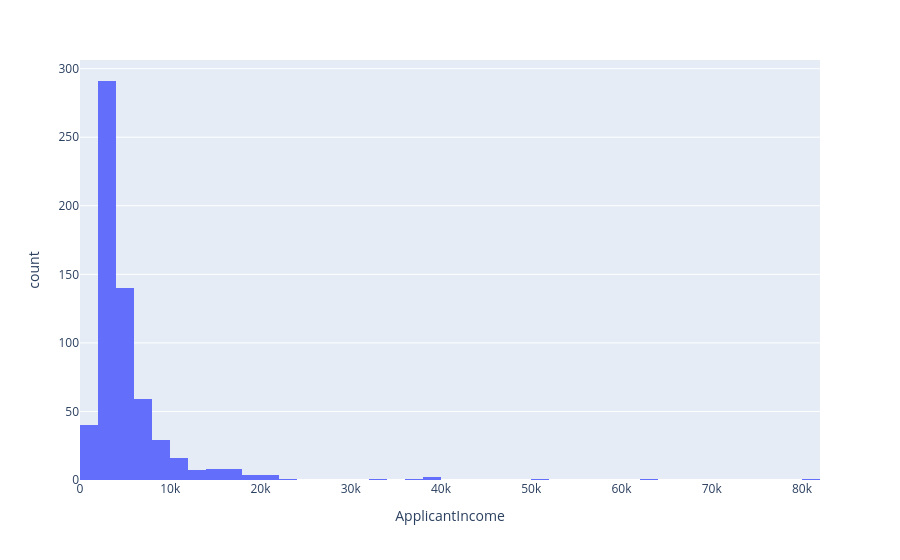

Source (notebook cell):
### Code cell
fig = px.histogram(df_loan, x="ApplicantIncome", nbins=50)
fig.show()

### Figure 1 — Plotly figure (JSON) as saved in the notebook; plotly's stock layout.template omitted (floating-point values rounded to 4 significant figures; data arrays with more than 128 entries replaced by an {"elided": "..."} marker saying what was removed)
{"data": [{"bingroup": "x", "hovertemplate": "ApplicantIncome=%{x}<br>count=%{y}<extra></extra>", "legendgroup": "", "marker": {"color": "#636efa", "pattern": {"shape": ""}}, "name": "", "nbinsx": 50, "orientation": "v", "showlegend": false, "type": "histogram", "x": {"elided": "614 int values"}, "xaxis": "x", "yaxis": "y"}], "layout": {"barmode": "relative", "legend": {"tracegroupgap": 0}, "margin": {"t": 60}, "xaxis": {"anchor": "y", "domain": [0, 1], "title": {"text": "ApplicantIncome"}}, "yaxis": {"anchor": "x", "domain": [0, 1], "title": {"text": "count"}}}}
